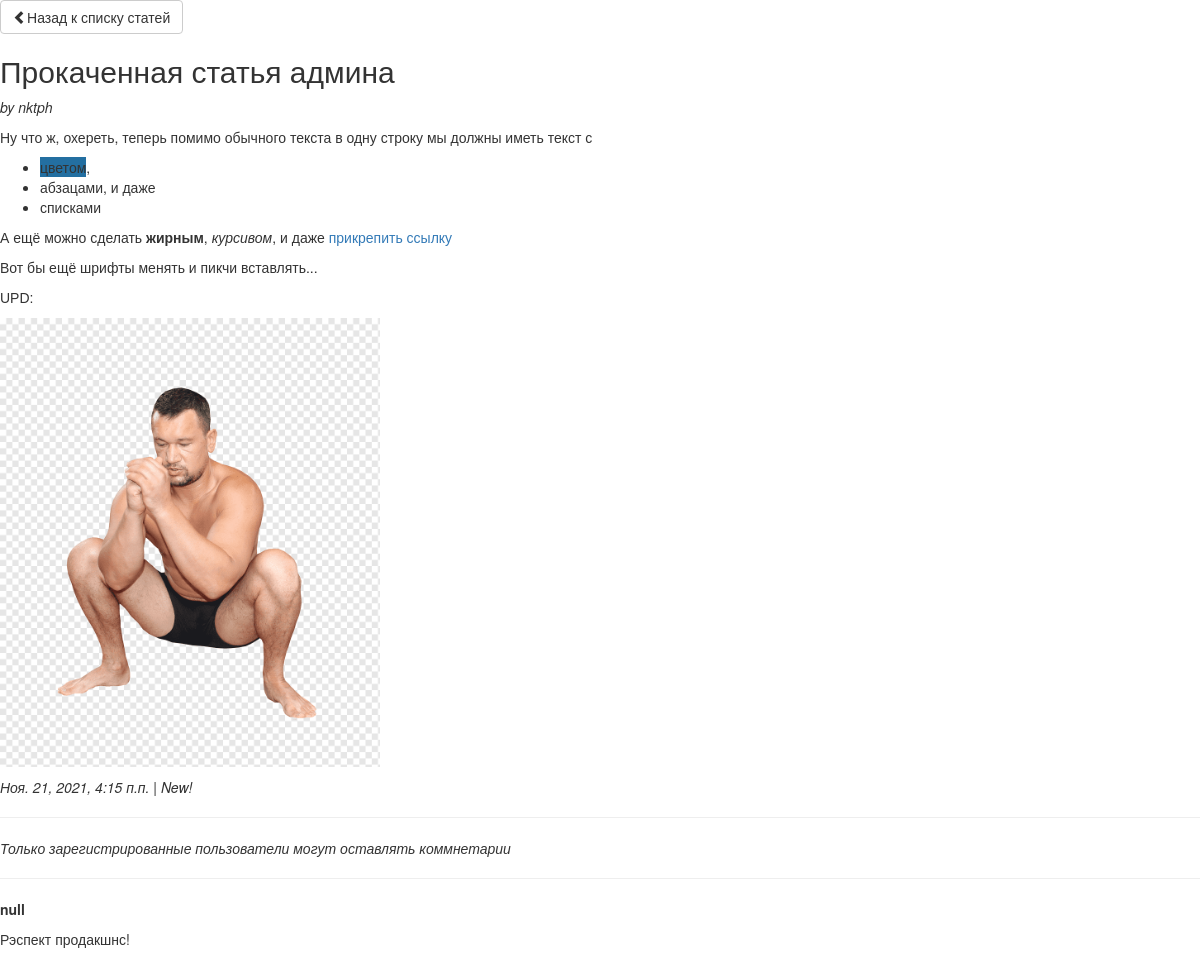
/articles/9/, run on the app's committed database.
### articles/models.py (models this page shows, shortened)
class Article(models.Model):
    author_name = models.CharField('Имя автора', max_length = 50)
    article_title = models.CharField('Название статьи', max_length = 200)
    article_text = HTMLField('Текст статьи')
    pub_date = models.DateTimeField('Дата публикации')
    def was_published_recently(self):
        return self.pub_date >= (timezone.now() - datetime.timedelta(days=7))
    class Meta:
        verbose_name = "Статья"
        verbose_name_plural = "Статьи"

class Comment(models.Model):
    article = models.ForeignKey(Article, on_delete=models.CASCADE)
    author_name = models.CharField('Имя автора', max_length = 50)
    comment_text = models.CharField('Текст комментария', max_length = 300)
    class Meta:
        verbose_name = "Комментарий"
        verbose_name_plural = "Комментарии"

### articles/views.py (the view)
# urls.py: path('<int:article_id>/', views.detail, name = "detail"),
def detail(request, article_id):
    try:
        a = Article.objects.get(id = article_id)
    except:
        raise Http404("Статья не найдена!")
    latest_comment_list = a.comment_set.order_by('-id')
    return render(request, 'articles/detail.html', {'article': a, 'latest_comment_list': latest_comment_list})

### templates/articles/detail.html (shortened to what this page needs)
{% extends 'base.html' %}
{% load static %}
{% load ratings %}
{% block content %}
        <a class="btn btn-default" href="{% url 'articles:index' %}" class="top-menu"><span class="glyphicon glyphicon-chevron-left"></span>Назад к списку статей</a><br>
    <h2>{{ article.article_title }}</h2>
    <em>by {{ article.author_name }}</em>
    <p>{{ article.article_text|safe }}</p>
    <em>{{ article.pub_date }}</em>
    {% if article.was_published_recently %}
        <em>| New!</em>
    {% endif %}
    <hr>
    {% if user.is_authenticated %}
        <form action="{% url 'articles:leave_comment' article.id %}" method="post">
        {% csrf_token %}
        <textarea name="text" required="" placeholder="Ваш комментарий" cols="30" rows="10"></textarea><br>
        <button type="submit">Оставить комментарий</button>
        </form>
    {% else %}
        <em>Только зарегистрированные пользователи могут оставлять коммнетарии</em>
    {% endif %}
    <hr>
    {% if latest_comment_list %}
        {% for c in latest_comment_list %}
        <p>
            <strong>{{ c.author_name }}</strong>
            <p>{{ c.comment_text }}</p>
        </p>
        {% endfor %}
    {% else %}
        К данной статье нет комментариев.
    {% endif %}
{% endblock %}

### data on the page
Article: article_title "Прокаченная статья админа", author_name "nktph", article_text "Ну что ж, охереть, теперь помимо обычного текста в одну строку мы должны иметь текст с цветом , абзацами, и даже списками А ещё можно сделать жирным , курсивом , и даже прикрепить ссылку Вот бы ещё шрифты менять и пикчи вставлять... UPD:", article_text (picture), pub_date "Ноя. 21, 2021, 4:15 п.п."
Comment: author_name "null", comment_text "Рэспект продакшнс!"
